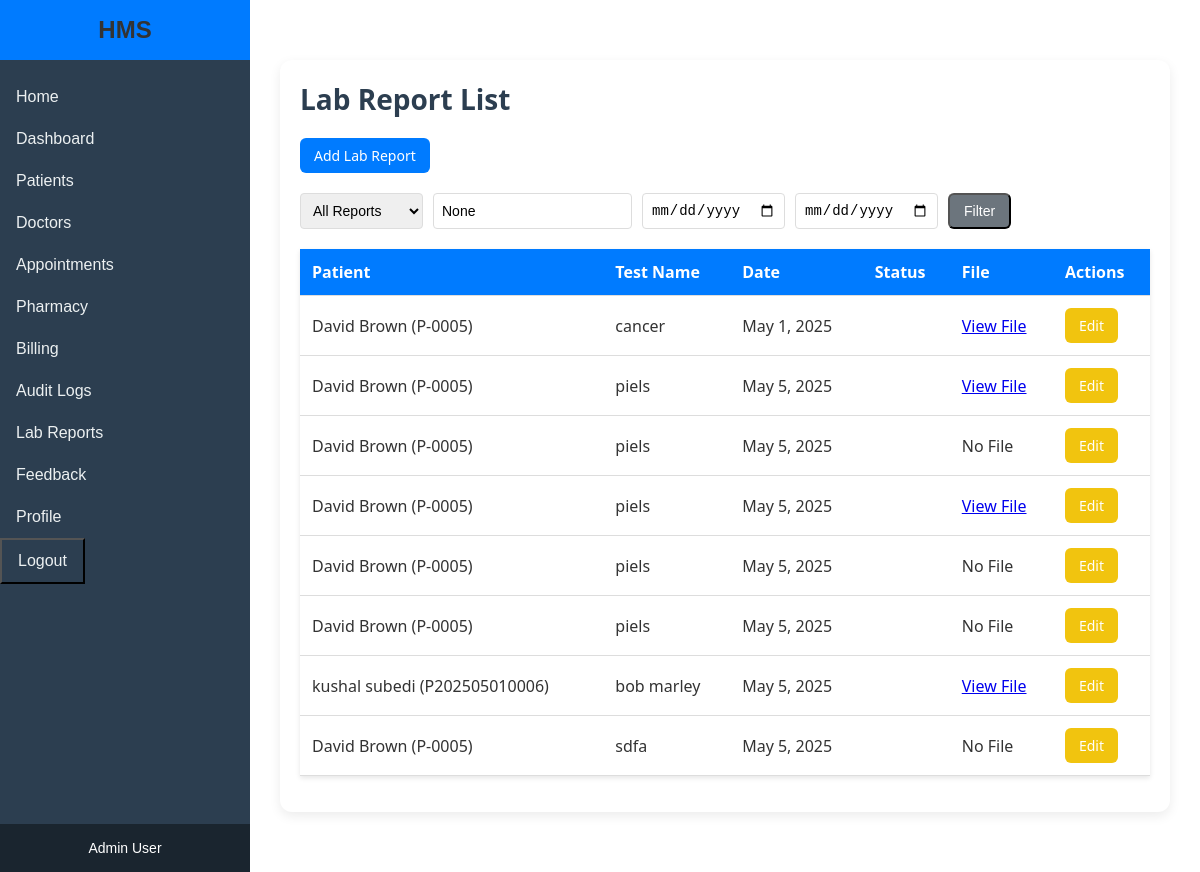
The page /lab-reports/ (signed in) on the database its author committed.
### core/models.py (models this page shows, shortened)
class LabReport(models.Model):
    STATUS_CHOICES = [
        (True, 'Pending'),
        (False, 'Completed'),
    ]
    patient = models.ForeignKey(Patient, on_delete=models.CASCADE)
    test_name = models.CharField(max_length=100)
    result = models.TextField()
    date = models.DateField(default=timezone.now)
    is_pending = models.BooleanField(choices=STATUS_CHOICES, default=True)
    file = models.FileField(upload_to='lab_reports/', blank=True, null=True)

class Patient(models.Model):
    MARITAL_STATUS_CHOICES = [
        ('S', 'Single'),
        ('M', 'Married'),
        ('D', 'Divorced'),
        ('W', 'Widowed'),
    ]
    GENDER_CHOICES = [
        ('M', 'Male'),
        ('F', 'Female'),
        ('O', 'Other'),
    ]
    BLOOD_GROUP_CHOICES = [
        ('A+', 'A+'),
        ('A-', 'A-'),
        ('B+', 'B+'),
        ('B-', 'B-'),
        ('AB+', 'AB+'),
        ('AB-', 'AB-'),
        ('O+', 'O+'),
        ('O-', 'O-'),
]
    RELATIONSHIP_CHOICES = [
        ('SPOUSE', 'Spouse'),
        ('PARENT', 'Parent'),
        ('CHILD', 'Child'),
        ('SIBLING', 'Sibling'),
        ('OTHER', 'Other'),
    ]
    patient_id = models.CharField(max_length=20, unique=True,editable=False)
    first_name = models.CharField(max_length=50)
    last_name = models.CharField(max_length=50)
    date_of_birth = models.DateField()
    gender = models.CharField(max_length=1, choices=GENDER_CHOICES)
    marital_status = models.CharField(max_length=1, choices=MARITAL_STATUS_CHOICES)
    nationality = models.CharField(max_length=50)
    primary_phone = models.CharField(max_length=15)
    address_street = models.CharField(max_length=100)
    address_city = models.CharField(max_length=50)
    address_state = models.CharField(max_length=50)
    address_postal = models.CharField(max_length=10)
    address_country = models.CharField(max_length=50)
    permanent_address_same = models.BooleanField(default=True)
    permanent_street = models.CharField(max_length=100, blank=True, null=True)
    permanent_city = models.CharField(max_length=50, blank=True, null=True)
    permanent_state = models.CharField(max_length=50, blank=True, null=True)
    permanent_postal = models.CharField(max_length=10, blank=True, null=True)
    permanent_country = models.CharField(max_length=50, blank=True, null=True)
    emergency_contact_name = models.CharField(max_length=100)
    emergency_contact_relationship = models.CharField(max_length=20, choices=RELATIONSHIP_CHOICES)
    emergency_contact_phone = models.CharField(max_length=15)
    blood_group = models.CharField(
        max_length=3,
        choices=BLOOD_GROUP_CHOICES,
        blank=True,
        null=True,
        help_text="Select a valid blood group"
    )
    consent_for_treatment = models.BooleanField(default=False)
    doctor = models.ForeignKey('Doctor', on_delete=models.SET_NULL, null=True, blank=True)
    created_at = models.DateTimeField(default=timezone.now) #testcheck
    allergies = models.TextField(blank=True, default='None')
    chronic_conditions = models.TextField(blank=True, default='None')
    current_medications = models.TextField(blank=True, default='None')
    insurance_provider = models.CharField(max_length=100, blank=True, default='Self-Pay')
    insurance_policy_number = models.CharField(max_length=50, blank=True)
    middle_name = models.CharField(max_length=100,blank=True)
    secondary_phone = models.CharField(max_length=15,blank=True)
    billing_address_same = models.BooleanField(default=False)
    email = models.EmailField()
    def __str__(self):
        return f"{self.first_name} {self.last_name} ({self.patient_id})"

### core/views.py (the view)
# urls.py: path('lab-reports/', views.lab_report_list, name='lab_report_list'),
@login_required
@user_passes_test(is_admin_or_doctor)
def lab_report_list(request):
    show_pending = request.GET.get('show_pending', 'all')
    test_name = request.GET.get('test_name')
    start_date = request.GET.get('start_date')
    end_date = request.GET.get('end_date')
    if request.user.groups.filter(name='Doctor').exists():
        try:
            doctor = Doctor.objects.get(user=request.user)
            lab_reports = LabReport.objects.filter(patient__doctor=doctor)
        except Doctor.DoesNotExist:
            lab_reports = LabReport.objects.none()
    else:
        lab_reports = LabReport.objects.all()
    if show_pending == 'pending':
        lab_reports = lab_reports.filter(is_pending=True)
    if test_name:
        lab_reports = lab_reports.filter(test_name__icontains=test_name)
    if start_date:
        try:
            start_date = datetime.strptime(start_date, '%Y-%m-%d')
            lab_reports = lab_reports.filter(date__gte=start_date)
        except ValueError:
            messages.error(request, "Invalid start date format. Use YYYY-MM-DD.")
    if end_date:
        try:
            end_date = datetime.strptime(end_date, '%Y-%m-%d')
            lab_reports = lab_reports.filter(date__lte=end_date)
        except ValueError:
            messages.error(request, "Invalid end date format. Use YYYY-MM-DD.")
    context = {
        'lab_reports': lab_reports,
        'show_pending': show_pending,
        'test_name': test_name,
        'start_date': start_date,
        'end_date': end_date,
    }
    return render(request, 'lab_report_list.html', context)

### core/views.py (called while the page is built)
def is_admin_or_doctor(user):
    return user.groups.filter(name='Admin').exists() or user.groups.filter(name='Doctor').exists()

### templates/lab_report_list.html (shortened to what this page needs)
{% extends 'base.html' %}
{% block content %}
    <div class="content-wrapper">
        <h2 class="table-title">Lab Report List</h2>
        {% if user.groups.all.0.name == 'Admin' %}
            <a href="{% url 'add_lab_report' %}" class="btn btn-primary"> Add Lab Report</a>
            <div class="filter-form">
                <form method="get">
                    <div class="filter-group">
                        <select name="show_pending">
                            <option value="all" {% if show_pending == 'all' %}selected{% endif %}>All Reports</option>
                        </select>
                        <input type="text" name="test_name" placeholder="Filter by Test Name" value="{{ test_name }}">
                        <input type="date" name="start_date" value="{{ start_date }}" placeholder="Start Date">
                        <input type="date" name="end_date" value="{{ end_date }}" placeholder="End Date">
                        <button type="submit" class="btn btn-secondary"> Filter</button>
                    </div>
                </form>
            </div>
        {% endif %}
        <table class="data-table">
            <thead>
                <tr>
                    <th>Patient</th>
                    <th>Test Name</th>
                    <th>Date</th>
                    <th>Status</th>
                    <th>File</th>
                    <th>Actions</th>
                </tr>
            </thead>
            <tbody>
                {% for lab_report in lab_reports %}
                    <tr>
                        <td>{{ lab_report.patient }}</td>
                        <td>{{ lab_report.test_name }}</td>
                        <td>{{ lab_report.date }}</td>
                        <td>{{ lab_report.get_status_display }}</td>
                        <td>
                            {% if lab_report.file %}
                                <a href="{{ lab_report.file.url }}" target="_blank">View File</a>
                            {% else %}
                                No File
                            {% endif %}
                        </td>
                        <td>
                            {% if user.groups.all.0.name == 'Admin' %}
                                <a href="{% url 'update_lab_report' lab_report.id %}" class="btn btn-warning btn-sm"> Edit</a>
                            {% endif %}
                        </td>
                    </tr>
                {% empty %}
                    <tr>
                        <td colspan="5">No lab reports found.</td>
                    </tr>
                {% endfor %}
            </tbody>
        </table>
    </div>
{% endblock %}

### templates/base.html (shortened to what this page needs)
<!DOCTYPE html>
<html lang="en">
<head>
    {% load static %}
    <link rel="stylesheet" href="{% static 'css/style.css' %}">
</head>
<body>
    <div class="container">
        <aside class="sidebar">
            <div class="sidebar-header">
                <h2>HMS</h2>
            </div>
            <nav class="sidebar-nav">
                <a href="{% url 'home' %}" class="sidebar-link">Home</a>
                {% if user.is_authenticated %}
                    <a href="{% url 'dashboard' %}" class="sidebar-link">Dashboard</a>
                    <a href="{% url 'patient_list' %}" class="sidebar-link">Patients</a>
                    {% if user.groups.all.0.name == 'Admin' %}
                        <a href="{% url 'doctor_list' %}" class="sidebar-link">Doctors</a>
                    {% endif %}
                    <a href="{% url 'appointment_list' %}" class="sidebar-link">Appointments</a>
                    {% if user.groups.all.0.name == 'Admin' %}
                        <a href="{% url 'medicine_list' %}" class="sidebar-link">Pharmacy</a>
                        <a href="{% url 'billing_list' %}" class="sidebar-link">Billing</a>
                        <a href="{% url 'audit_log_list' %}" class="sidebar-link">Audit Logs</a>
                    {% endif %}
                    <a href="{% url 'lab_report_list' %}" class="sidebar-link">Lab Reports</a>
                    <a href="{% url 'feedback_list' %}" class="sidebar-link">Feedback</a>
                    <a href="{% url 'profile' %}" class="sidebar-link">Profile</a>
                    <button onclick="document.getElementById('logout-form').submit()" class="sidebar-link sidebar-button">Logout</button>
                {% else %}
                    <a href="{% url 'login' %}" class="sidebar-link">Login</a>
                {% endif %}
            </nav>
            <div class="sidebar-footer">
                <p>{{ user.groups.all.0.name|default:"Guest" }} User</p>
            </div>
        </aside>
        <main class="main-content">
            {% block content %}
            {% endblock %}
        </main>
    </div>
</body>
</html>

### static/css/style.css (style rules this page uses)
* { margin: 0; padding: 0; box-sizing: border-box; }
body { font-family: 'Arial', sans-serif; background-color: #f4f7fa; color: #333; }
h2, h3 { color: #333; }
.sidebar { width: 250px; background-color: #2c3e50; color: white; display: flex; flex-direction: column; position: fixed; height: 100%; z-index: 1000; transition: width 0.3s ease; }
.sidebar-header { padding: 1rem; background: #007bff; color: white; text-align: center; }
.sidebar-header h2 { margin: 0; font-size: 1.5rem; }
.sidebar-nav { flex: 1; padding: 1rem 0; }
.sidebar-link { display: block; padding: 0.75rem 1rem; color: #ecf0f1; text-decoration: none; font-size: 1rem; transition: background 0.2s; }
.sidebar-footer { padding: 1rem; background-color: #1a252f; font-size: 14px; text-align: center; }
.main-content { flex-grow: 1; padding: 30px; background-color: #fff; margin-left: 250px; overflow-y: auto; transition: margin-left 0.3s ease; }
.data-table, .patient-table { width: 100%; border-collapse: collapse; background-color: white; box-shadow: 0 2px 5px rgba(0,0,0,0.1); margin-bottom: 1rem; }
.data-table th, .data-table td, .patient-table th, .patient-table td { padding: 12px; text-align: left; border-bottom: 1px solid #ddd; }
.data-table th, .patient-table th { background-color: #007bff; color: white; }
.btn { padding: 8px 14px; border-radius: 6px; text-decoration: none; color: white; font-size: 14px; display: inline-block; transition: background 0.3s ease; }
.btn-primary { background-color: #007bff; color: white; }
.btn-warning { background-color: #f1c40f; color: white; }
.btn-secondary { background-color: #6c757d; color: white; }
.filter-form { margin: 20px 0; }
.filter-group { display: flex; gap: 10px; flex-wrap: wrap; }
.filter-group input, .filter-group select { padding: 8px; border: 1px solid #ddd; border-radius: 4px; font-size: 14px; }
.content-wrapper { max-width: 1200px; margin: 30px auto; padding: 20px; background-color: #ffffff; border-radius: 12px; box-shadow: 0 4px 12px rgba(0,0,0,0.08); font-family: 'Segoe UI', sans-serif; }
.table-title { font-size: 28px; font-weight: bold; margin-bottom: 20px; color: #2c3e50; }
.sidebar-button { background:#2c3e50;; }

### rows shown on the page
LabReport: patient "David Brown (P-0005)", test_name "cancer", date "May 1, 2025"
LabReport: patient "David Brown (P-0005)", test_name "piels", date "May 5, 2025"
LabReport: patient "David Brown (P-0005)", test_name "piels", date "May 5, 2025", file "No File"
LabReport: patient "David Brown (P-0005)", test_name "piels", date "May 5, 2025"
LabReport: patient "David Brown (P-0005)", test_name "piels", date "May 5, 2025", file "No File"
LabReport: patient "David Brown (P-0005)", test_name "piels", date "May 5, 2025", file "No File"
LabReport: patient "kushal subedi (P202505010006)", test_name "bob marley", date "May 5, 2025"
LabReport: patient "David Brown (P-0005)", test_name "sdfa", date "May 5, 2025", file "No File"

### other values the page prints
{{ user.groups.all.0.name|default:"Guest" }} "Admin"
